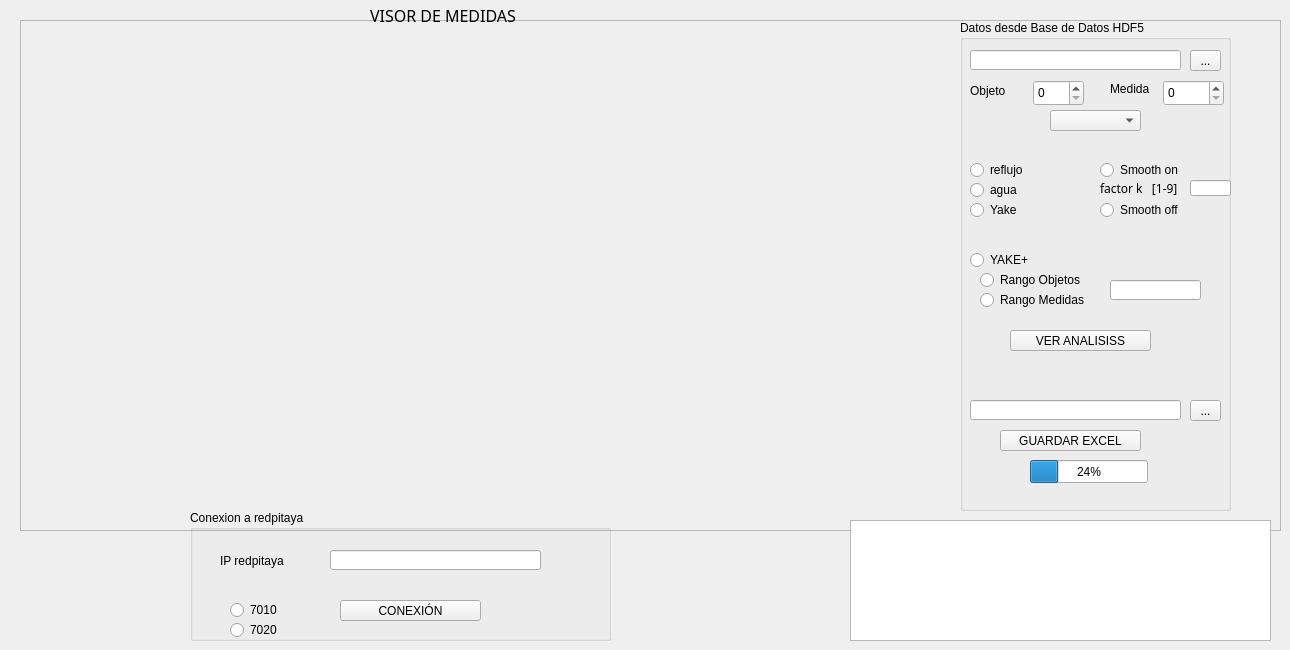
         <widget class="QWidget" name="analisis">
          <attribute name="title">
           <string>ANALISIS</string>
          </attribute>
          <widget class="QFrame" name="frame_14">
           <property name="geometry">
            <rect>
             <x>20</x>
             <y>20</y>
             <width>1261</width>
             <height>511</height>
            </rect>
           </property>
           <property name="frameShape">
            <enum>QFrame::StyledPanel</enum>
           </property>
           <property name="frameShadow">
            <enum>QFrame::Raised</enum>
           </property>
           <widget class="QWidget" name="verticalLayoutWidget_11">
            <property name="geometry">
             <rect>
              <x>0</x>
              <y>10</y>
              <width>921</width>
              <height>481</height>
             </rect>
            </property>
            <layout class="QVBoxLayout" name="mpl_4"/>
           </widget>
           <widget class="QGroupBox" name="groupBox_60">
            <property name="geometry">
             <rect>
              <x>940</x>
              <y>0</y>
              <width>271</width>
              <height>491</height>
             </rect>
            </property>
            <property name="title">
             <string>Datos desde Base de Datos HDF5</string>
            </property>
            <widget class="QLineEdit" name="load_path_17">
             <property name="geometry">
              <rect>
               <x>10</x>
               <y>30</y>
               <width>211</width>
               <height>20</height>
              </rect>
             </property>
             <property name="readOnly">
              <bool>false</bool>
             </property>
            </widget>
            <widget class="QToolButton" name="toolButton_load_17">
             <property name="geometry">
              <rect>
               <x>230</x>
               <y>30</y>
               <width>31</width>
               <height>21</height>
              </rect>
             </property>
             <property name="text">
              <string>...</string>
             </property>
            </widget>
            <widget class="QSpinBox" name="spinBox_pollo_6">
             <property name="geometry">
              <rect>
               <x>73</x>
               <y>60</y>
               <width>51</width>
               <height>26</height>
              </rect>
             </property>
             <property name="maximum">
              <number>9999</number>
             </property>
            </widget>
            <widget class="QLabel" name="label_167">
             <property name="geometry">
              <rect>
               <x>10</x>
               <y>60</y>
               <width>67</width>
               <height>21</height>
              </rect>
             </property>
             <property name="text">
              <string>Objeto</string>
             </property>
            </widget>
            <widget class="QLabel" name="label_168">
             <property name="geometry">
              <rect>
               <x>150</x>
               <y>60</y>
               <width>67</width>
               <height>17</height>
              </rect>
             </property>
             <property name="text">
              <string>Medida</string>
             </property>
            </widget>
            <widget class="QSpinBox" name="spinBox_medida_6">
             <property name="geometry">
              <rect>
               <x>203</x>
               <y>60</y>
               <width>61</width>
               <height>26</height>
              </rect>
             </property>
             <property name="maximum">
              <number>9999</number>
             </property>
            </widget>
            <widget class="QPushButton" name="VER_ANALISIS">
             <property name="geometry">
              <rect>
               <x>50</x>
               <y>310</y>
               <width>141</width>
               <height>21</height>
              </rect>
             </property>
             <property name="text">
              <string>VER ANALISISS</string>
             </property>
            </widget>
            <widget class="QComboBox" name="comboBox_trazaA_4">
             <property name="geometry">
              <rect>
               <x>90</x>
               <y>90</y>
               <width>91</width>
               <height>21</height>
              </rect>
             </property>
             <property name="maxVisibleItems">
              <number>6</number>
             </property>
            </widget>
            <widget class="QRadioButton" name="radioButton_tipoanalisis">
             <property name="geometry">
              <rect>
               <x>10</x>
               <y>140</y>
               <width>95</width>
               <height>20</height>
              </rect>
             </property>
             <property name="text">
              <string>reflujo</string>
             </property>
            </widget>
            <widget class="QRadioButton" name="radioButton_tipoanalisis_2">
             <property name="geometry">
              <rect>
               <x>10</x>
               <y>160</y>
               <width>95</width>
               <height>20</height>
              </rect>
             </property>
             <property name="text">
              <string>agua</string>
             </property>
            </widget>
            <widget class="QRadioButton" name="radioButton_tipoanalisis_3">
             <property name="geometry">
              <rect>
               <x>10</x>
               <y>180</y>
               <width>95</width>
               <height>20</height>
              </rect>
             </property>
             <property name="text">
              <string>Yake</string>
             </property>
            </widget>
            <widget class="QRadioButton" name="SMOOTH_ON_2">
             <property name="geometry">
              <rect>
               <x>140</x>
               <y>140</y>
               <width>111</width>
               <height>20</height>
              </rect>
             </property>
             <property name="text">
              <string>Smooth on</string>
             </property>
            </widget>
            <widget class="QRadioButton" name="SMOOTH_OFF_2">
             <property name="geometry">
              <rect>
               <x>140</x>
               <y>180</y>
               <width>111</width>
               <height>20</height>
              </rect>
             </property>
             <property name="text">
              <string>Smooth off</string>
             </property>
            </widget>
            <widget class="QLabel" name="label_61">
             <property name="geometry">
              <rect>
               <x>140</x>
               <y>160</y>
               <width>121</width>
               <height>16</height>
              </rect>
             </property>
             <property name="font">
              <font>
               <family>Courier 10 Pitch</family>
               <pointsize>9</pointsize>
              </font>
             </property>
             <property name="text">
              <string>factor k   [1-9]</string>
             </property>
            </widget>
            <widget class="QLineEdit" name="k_factor_2">
             <property name="geometry">
              <rect>
               <x>230</x>
               <y>160</y>
               <width>41</width>
               <height>16</height>
              </rect>
             </property>
             <property name="readOnly">
              <bool>false</bool>
             </property>
            </widget>
            <widget class="QPushButton" name="GUARDAR_EXCEL">
             <property name="geometry">
              <rect>
               <x>40</x>
               <y>410</y>
               <width>141</width>
               <height>21</height>
              </rect>
             </property>
             <property name="text">
              <string>GUARDAR EXCEL</string>
             </property>
            </widget>
            <widget class="QLineEdit" name="save_path_19">
             <property name="geometry">
              <rect>
               <x>10</x>
               <y>380</y>
               <width>211</width>
               <height>20</height>
              </rect>
             </property>
             <property name="readOnly">
              <bool>false</bool>
             </property>
            </widget>
            <widget class="QToolButton" name="toolButton_load_18">
             <property name="geometry">
              <rect>
               <x>230</x>
               <y>380</y>
               <width>31</width>
               <height>21</height>
              </rect>
             </property>
             <property name="text">
              <string>...</string>
             </property>
            </widget>
            <widget class="QProgressBar" name="progressBar_2">
             <property name="geometry">
              <rect>
               <x>70</x>
               <y>440</y>
               <width>118</width>
               <height>23</height>
              </rect>
             </property>
             <property name="value">
              <number>24</number>
             </property>
            </widget>
            <widget class="QLineEdit" name="load_path_19">
             <property name="geometry">
              <rect>
               <x>150</x>
               <y>260</y>
               <width>91</width>
               <height>20</height>
              </rect>
             </property>
             <property name="readOnly">
              <bool>false</bool>
             </property>
            </widget>
            <widget class="QRadioButton" name="RANGO_MEDIDA">
             <property name="geometry">
              <rect>
               <x>20</x>
               <y>270</y>
               <width>111</width>
               <height>20</height>
              </rect>
             </property>
             <property name="text">
              <string>Rango Medidas</string>
             </property>
            </widget>
            <widget class="QRadioButton" name="RANGO_OBJETO">
             <property name="geometry">
              <rect>
               <x>20</x>
               <y>250</y>
               <width>111</width>
               <height>20</height>
              </rect>
             </property>
             <property name="text">
              <string>Rango Objetos</string>
             </property>
            </widget>
            <widget class="QRadioButton" name="radioButton_tipoanalisis_4">
             <property name="geometry">
              <rect>
               <x>10</x>
               <y>230</y>
               <width>95</width>
               <height>20</height>
              </rect>
             </property>
             <property name="text">
              <string>YAKE+</string>
             </property>
            </widget>
           </widget>
          </widget>
          <widget class="QTextBrowser" name="textBrowser_4">
           <property name="geometry">
            <rect>
             <x>850</x>
             <y>520</y>
             <width>421</width>
             <height>121</height>
            </rect>
           </property>
          </widget>
          <widget class="QGroupBox" name="groupBox_61">
           <property name="geometry">
            <rect>
             <x>190</x>
             <y>510</y>
             <width>421</width>
             <height>131</height>
            </rect>
           </property>
           <property name="title">
            <string>Conexion a redpitaya</string>
           </property>
           <widget class="QLineEdit" name="load_path_18">
            <property name="geometry">
             <rect>
              <x>140</x>
              <y>40</y>
              <width>211</width>
              <height>20</height>
             </rect>
            </property>
            <property name="readOnly">
             <bool>false</bool>
            </property>
           </widget>
           <widget class="QPushButton" name="CONEXION_1">
            <property name="geometry">
             <rect>
              <x>150</x>
              <y>90</y>
              <width>141</width>
              <height>21</height>
             </rect>
            </property>
            <property name="text">
             <string>CONEXIÓN</string>
            </property>
           </widget>
           <widget class="QRadioButton" name="MODELO_1">
            <property name="geometry">
             <rect>
              <x>40</x>
              <y>90</y>
              <width>95</width>
              <height>20</height>
             </rect>
            </property>
            <property name="text">
             <string>7010</string>
            </property>
           </widget>
           <widget class="QRadioButton" name="MODELO_2">
            <property name="geometry">
             <rect>
              <x>40</x>
              <y>110</y>
              <width>95</width>
              <height>20</height>
             </rect>
            </property>
            <property name="text">
             <string>7020</string>
            </property>
           </widget>
           <widget class="QLabel" name="label_169">
            <property name="geometry">
             <rect>
              <x>30</x>
              <y>40</y>
              <width>67</width>
              <height>21</height>
             </rect>
            </property>
            <property name="text">
             <string>IP redpitaya</string>
            </property>
           </widget>
          </widget>
          <widget class="QLabel" name="label_161">
           <property name="geometry">
            <rect>
             <x>370</x>
             <y>0</y>
             <width>191</width>
             <height>31</height>
            </rect>
           </property>
           <property name="font">
            <font>
             <family>Courier 10 Pitch</family>
             <pointsize>12</pointsize>
             <bold>false</bold>
            </font>
           </property>
           <property name="text">
            <string>VISOR DE MEDIDAS</string>
           </property>
          </widget>
         </widget>
